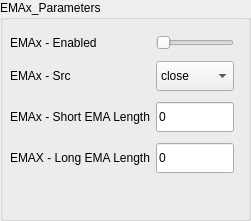
              <widget class="QGroupBox" name="grpBox_EMAx_parameters">
               <property name="geometry">
                <rect>
                 <x>20</x>
                 <y>280</y>
                 <width>251</width>
                 <height>221</height>
                </rect>
               </property>
               <property name="styleSheet">
                <string notr="true"/>
               </property>
               <property name="title">
                <string>EMAx_Parameters</string>
               </property>
               <widget class="QWidget" name="layoutWidget_27">
                <property name="geometry">
                 <rect>
                  <x>10</x>
                  <y>30</y>
                  <width>235</width>
                  <height>152</height>
                 </rect>
                </property>
                <layout class="QGridLayout" name="gridLayout_56">
                 <item row="0" column="0">
                  <widget class="QLabel" name="lblMptEnabled_24">
                   <property name="styleSheet">
                    <string notr="true"/>
                   </property>
                   <property name="text">
                    <string>EMAx - Enabled</string>
                   </property>
                  </widget>
                 </item>
                 <item row="0" column="1">
                  <widget class="QSlider" name="hSlider_SELL_IndicatorEnabled_31">
                   <property name="styleSheet">
                    <string notr="true"/>
                   </property>
                   <property name="maximum">
                    <number>5</number>
                   </property>
                   <property name="orientation">
                    <enum>Qt::Horizontal</enum>
                   </property>
                  </widget>
                 </item>
                 <item row="3" column="0">
                  <widget class="QLabel" name="asdasdLabel_6">
                   <property name="styleSheet">
                    <string notr="true"/>
                   </property>
                   <property name="text">
                    <string>EMAX - Long EMA Length</string>
                   </property>
                  </widget>
                 </item>
                 <item row="2" column="1">
                  <widget class="QLineEdit" name="txtEmaxShortEmaPeriod_6">
                   <property name="minimumSize">
                    <size>
                     <width>0</width>
                     <height>30</height>
                    </size>
                   </property>
                   <property name="styleSheet">
                    <string notr="true"/>
                   </property>
                   <property name="text">
                    <string>0</string>
                   </property>
                  </widget>
                 </item>
                 <item row="3" column="1">
                  <widget class="QLineEdit" name="txtEmaxLongEmaPeriod_6">
                   <property name="minimumSize">
                    <size>
                     <width>0</width>
                     <height>30</height>
                    </size>
                   </property>
                   <property name="styleSheet">
                    <string notr="true"/>
                   </property>
                   <property name="text">
                    <string>0</string>
                   </property>
                  </widget>
                 </item>
                 <item row="1" column="0">
                  <widget class="QLabel" name="asdaLabel_11">
                   <property name="styleSheet">
                    <string notr="true"/>
                   </property>
                   <property name="text">
                    <string>EMAx - Src</string>
                   </property>
                  </widget>
                 </item>
                 <item row="2" column="0">
                  <widget class="QLabel" name="asdaLabel_12">
                   <property name="styleSheet">
                    <string notr="true"/>
                   </property>
                   <property name="text">
                    <string>EMAx - Short EMA Length</string>
                   </property>
                  </widget>
                 </item>
                 <item row="1" column="1">
                  <widget class="QComboBox" name="drpEmaxAppliedPrice_6">
                   <property name="minimumSize">
                    <size>
                     <width>0</width>
                     <height>30</height>
                    </size>
                   </property>
                   <property name="styleSheet">
                    <string notr="true"/>
                   </property>
                   <item>
                    <property name="text">
                     <string>close</string>
                    </property>
                   </item>
                   <item>
                    <property name="text">
                     <string>open</string>
                    </property>
                   </item>
                   <item>
                    <property name="text">
                     <string>high</string>
                    </property>
                   </item>
                   <item>
                    <property name="text">
                     <string>low</string>
                    </property>
                   </item>
                   <item>
                    <property name="text">
                     <string>HL2</string>
                    </property>
                   </item>
                   <item>
                    <property name="text">
                     <string>HLC3</string>
                    </property>
                   </item>
                   <item>
                    <property name="text">
                     <string>OHLC</string>
                    </property>
                   </item>
                  </widget>
                 </item>
                 <item row="1" column="2">
                  <spacer name="horizontalSpacer_36">
                   <property name="orientation">
                    <enum>Qt::Horizontal</enum>
                   </property>
                   <property name="sizeHint" stdset="0">
                    <size>
                     <width>40</width>
                     <height>20</height>
                    </size>
                   </property>
                  </spacer>
                 </item>
                </layout>
               </widget>
              </widget>
